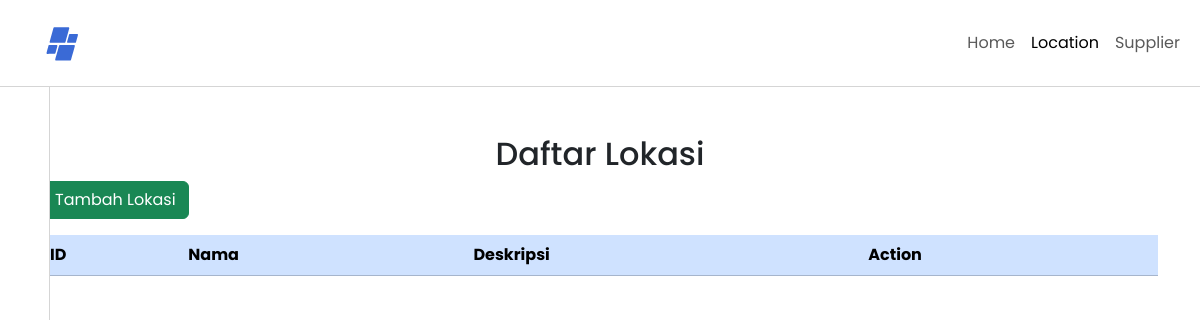
The app's page /php/location.php, older data.
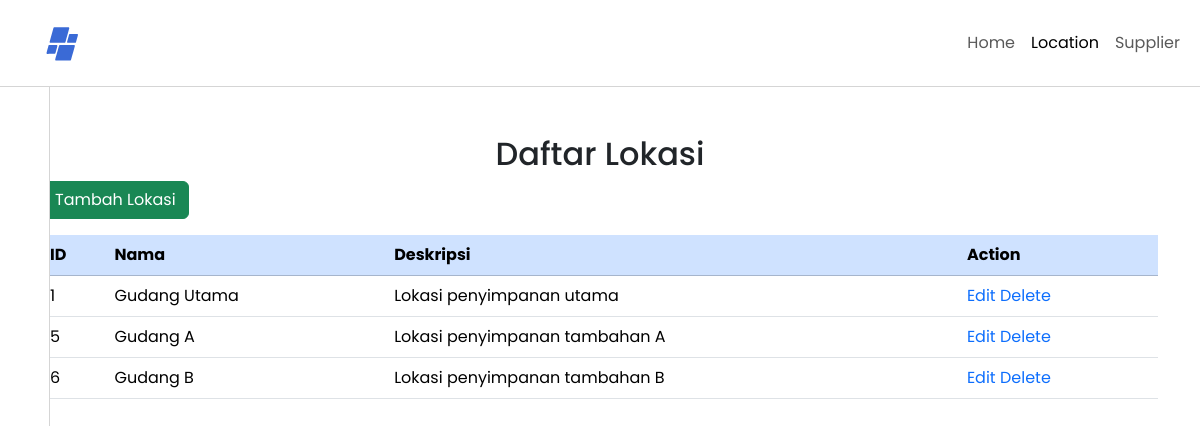
The same page, newer data.
### tables this page shows
CREATE TABLE `locations` (
  `id` int(11) NOT NULL,
  `name` varchar(100) NOT NULL,
  `description` text DEFAULT NULL
);

### php/location.php (the view, shortened to what this page needs)
<?php include('Koneksi.php'); ?>
<!DOCTYPE html>
<html lang="en">
<head>
    <link href="https://cdn.jsdelivr.net/npm/bootstrap@5.3.3/dist/css/bootstrap.min.css" rel="stylesheet">
    <link rel="stylesheet" href="../CSS/location.css">
    <link href="https://cdn.lineicons.com/3.0/lineicons.css" rel="stylesheet">
</head>
<body>
    <nav class="navbar navbar-expand-lg text-light">
        <div class="container-fluid">
            <a class="navbar-brand" href="dashboard.php"><img src="../IMG/Logo.svg" alt="Logo"></a>
            <div class="collapse navbar-collapse" id="navbarNav">
                <ul class="navbar-nav ms-auto mb-2 mb-lg-0">
                    <li class="nav-item">
                        <a class="nav-link" href="dashboard.php">Home</a>
                    </li>
                    <li class="nav-item">
                        <a class="nav-link active" aria-current="page" href="location.php">Location</a>
                    </li>
                    <li class="nav-item">
                        <a class="nav-link" href="#">Supplier</a>
                    </li>
                </ul>
            </div>
        </div>
    </nav>
    <div class="sidebar">
        <a href="dashboard.php"><i class="lni lni-clipboard"></i></a><br>
        <a href="dashboard.php"><i class="lni lni-graph"></i></a><br>
        <a href="dashboard.php"><i class="lni lni-stats-up"></i></a><br>
        <a href="dashboard.php"><i class="lni lni-dropbox"></i></a><br>
        <a href="dashboard.php"><i class="lni lni-database"></i></a><br>
    </div>
    <main>
        <div class="container pt-5">
            <h2 class="text-center">Daftar Lokasi</h2>
            <a href="tambah_lokasi.php" class="btn btn-success mb-3">Tambah Lokasi</a>
            <table class="table">
                <thead class="table-primary">
                    <tr>
                        <th>ID</th>
                        <th>Nama</th>
                        <th>Deskripsi</th>
                        <th>Action</th>
                    </tr>
                </thead>
                <tbody>
                    <?php
                    $result = $conn->query("SELECT * FROM locations");
                    while($row = $result->fetch_assoc()){
                        echo "<tr>
                            <td>".$row["id"]."</td>
                            <td>".$row["name"]."</td>
                            <td>".$row["description"]."</td>
                            <td>
                                <a href='edit_location.php?id=".$row["id"]."'>Edit</a>
                                <a href='delete_location.php?id=".$row["id"]."'>Delete</a>
                            </td>
                        </tr>";
                    }
                    ?>
                </tbody>
            </table>
        </div>
    </main>
</body>
</html>

Row changes from the older to the newer data that the page shows:
added locations: id "1", name "Gudang Utama", description "Lokasi penyimpanan utama"
added locations: id "5", name "Gudang A", description "Lokasi penyimpanan tambahan A"
added locations: id "6", name "Gudang B", description "Lokasi penyimpanan tambahan B"
